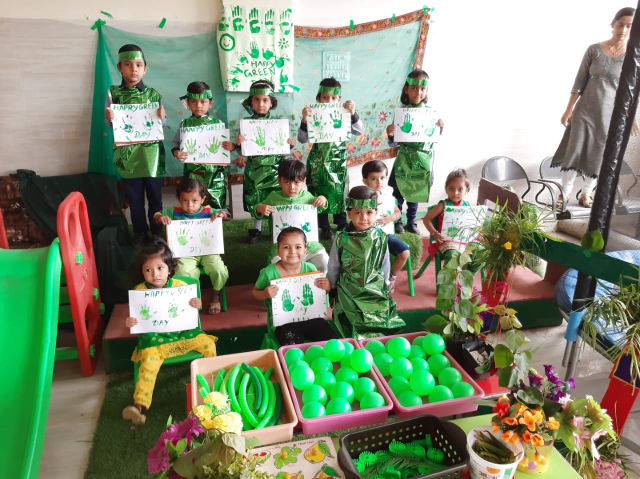
#> input picture frontend/src/assets/images/army/70373068_2499242406811563_218327983818014720_n.jpg, 1280 x 958 px (shown at 1/2 size)
$ python prepare-images.py
#> lines starting #> are read from the running program, lines starting #| are printed output that depends on the picture
"""Create responsive WebP copies; preserve the school's original photo archive."""
import json
from pathlib import Path
from PIL import Image, ImageOps

ROOT = Path(__file__).resolve().parents[1]
DEST = ROOT / 'public/images'
PHOTOS = {
    'green-day': 'army/70373068_2499242406811563_218327983818014720_n.jpg',
    'little-gardeners': 'army/planting.jpg',
    'colourful-celebrations': 'army/40429937_1925713760831100_4588775765222359040_n.jpg',
    'classroom-friends': 'ourPurpose.png',
    'festival-fun': 'army/42819723_1961001617302314_7924558073820086272_n.jpg',
    'young-explorers': 'army/DSC_0532.JPG',
    'learning-together': 'army/DSC_0598.JPG',
    'school-adventures': 'army/DSC_0484.JPG',
    'little-reader': 'army/DSC_0656.JPG',
    'curious-minds': 'army/DSC_0520.JPG',
    'class-of-smiles': 'army/39943572_1914696291932847_3790200491443486720_n.jpg',
    'outdoor-memories': 'difference.jpg',
}

DEST.mkdir(parents=True, exist_ok=True)
manifest = []
for name, source in PHOTOS.items():
    path = ROOT / 'src/assets/images' / source
    with Image.open(path) as original:
#> original is the input picture: PIL image 1280x958 RGB; mean R, G, B 130.2, 142.1, 116.6
        photo = ImageOps.exif_transpose(original).convert('RGB')
        for width in (480, 960, 1440):
            copy = photo.copy()
            copy.thumbnail((width, width * 2), Image.Resampling.LANCZOS)
            copy.save(DEST / f'{name}-{width}.webp', 'WEBP', quality=84, method=6)
#> this loop made 3 passes
#> pass 1, `copy.save(DEST / f'{name}-{width}.webp', 'WEBP', quality=84, method=6)`:
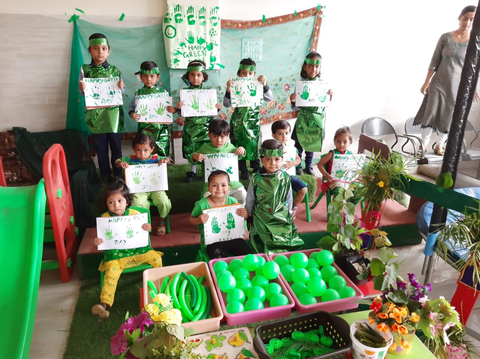
#> saved as green-day-480.webp: PIL image 480x359 RGB; mean R, G, B 130.2, 142, 116.6
#> pass 2, `copy.save(DEST / f'{name}-{width}.webp', 'WEBP', quality=84, method=6)`:
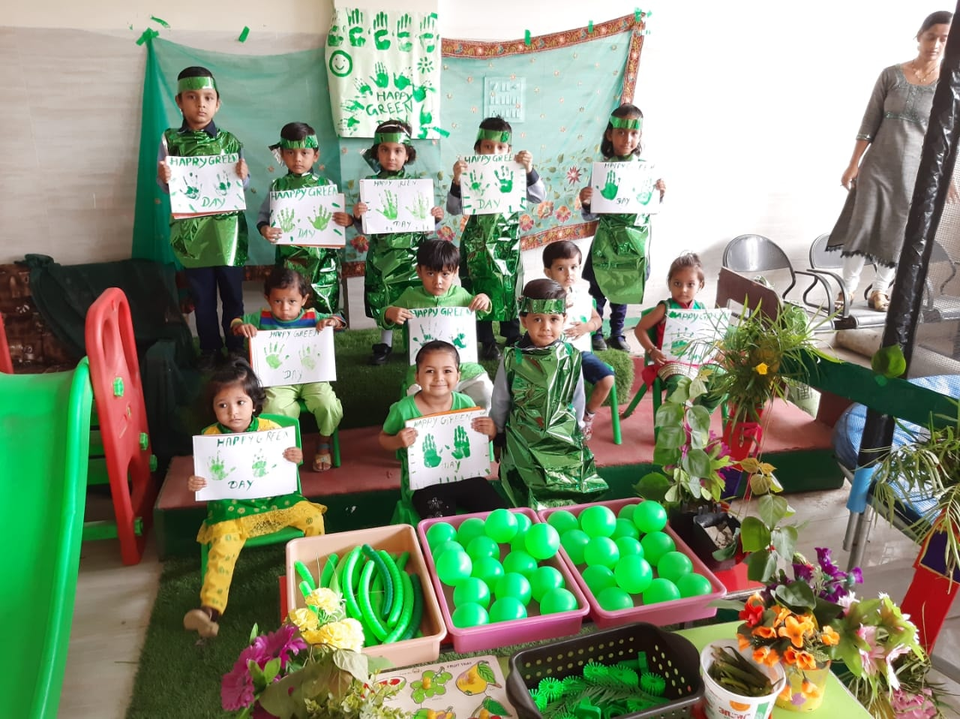
#> saved as green-day-960.webp: PIL image 960x719 RGB; mean R, G, B 130.2, 142, 116.6
#> pass 3 of the loop `for name, source in PHOTOS.items():`:
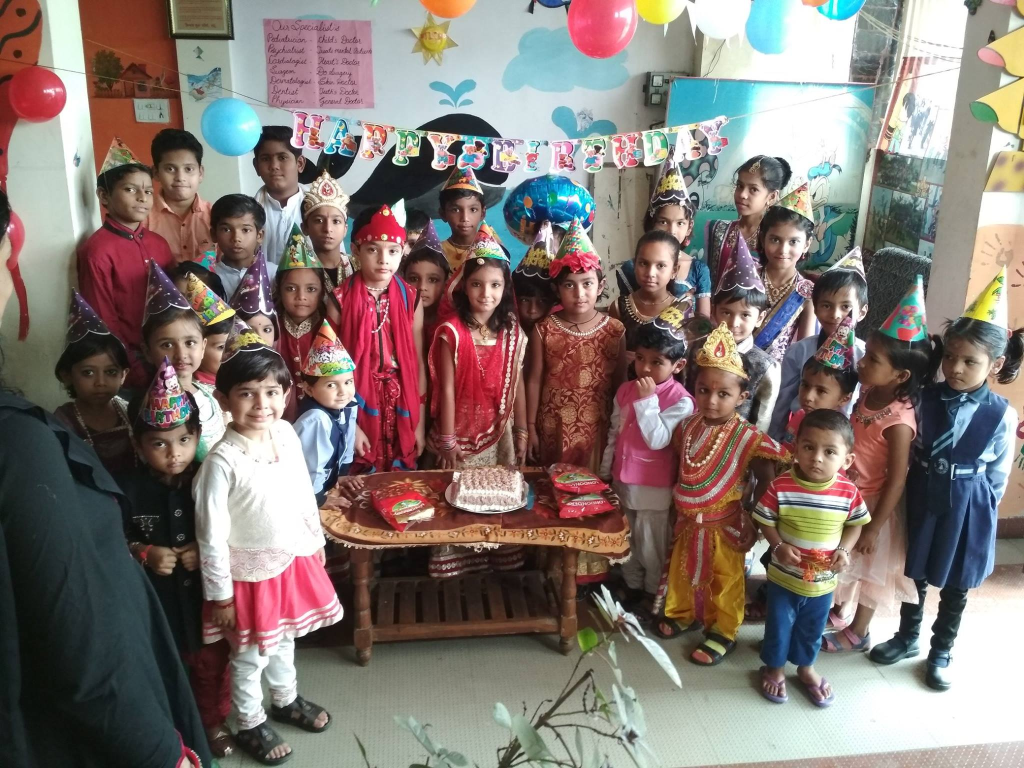
#> input picture frontend/src/assets/images/army/40429937_1925713760831100_4588775765222359040_n.jpg, 2048 x 1536 px (shown at 1/2 size)
#> original is the input picture: PIL image 2048x1536 RGB; mean R, G, B 131.2, 119.2, 114.5
#> the loop `for width in (480, 960, 1440):` made 3 passes
#> pass 1, `copy.save(DEST / f'{name}-{width}.webp', 'WEBP', quality=84, method=6)`:
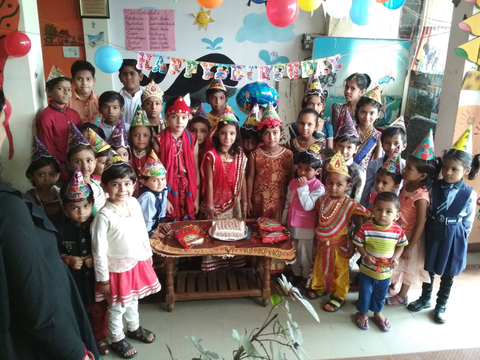
#> saved as colourful-celebrations-480.webp: PIL image 480x360 RGB; mean R, G, B 131.3, 119.3, 114.7
#> pass 2, `copy.save(DEST / f'{name}-{width}.webp', 'WEBP', quality=84, method=6)`:
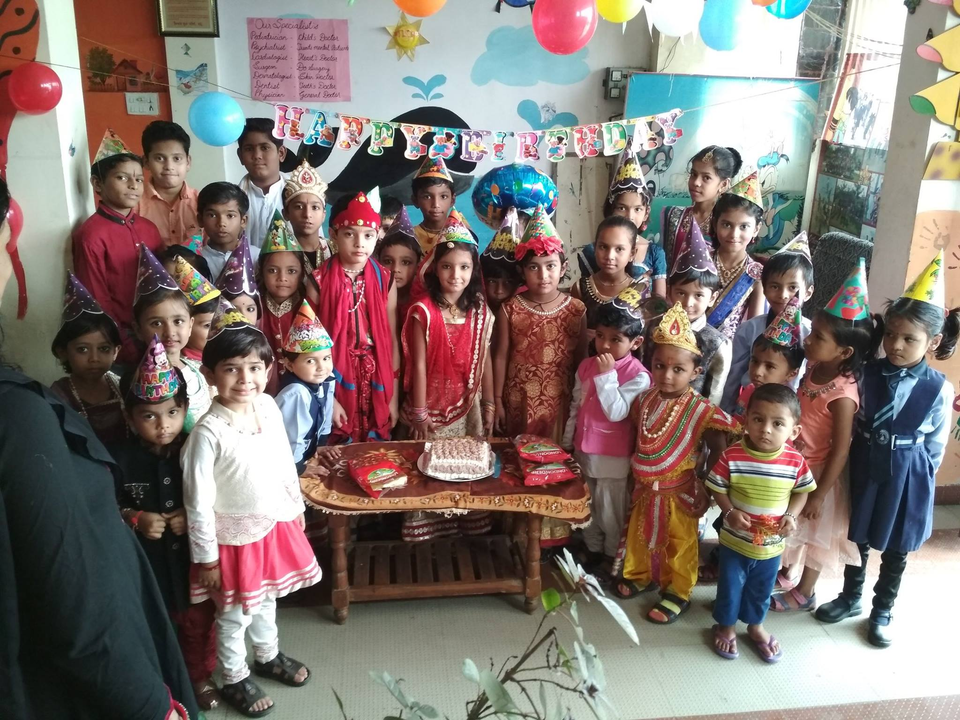
#> saved as colourful-celebrations-960.webp: PIL image 960x720 RGB; mean R, G, B 131.2, 119.2, 114.5
#> (the run stopped early here; a loop or call above may not have finished)
